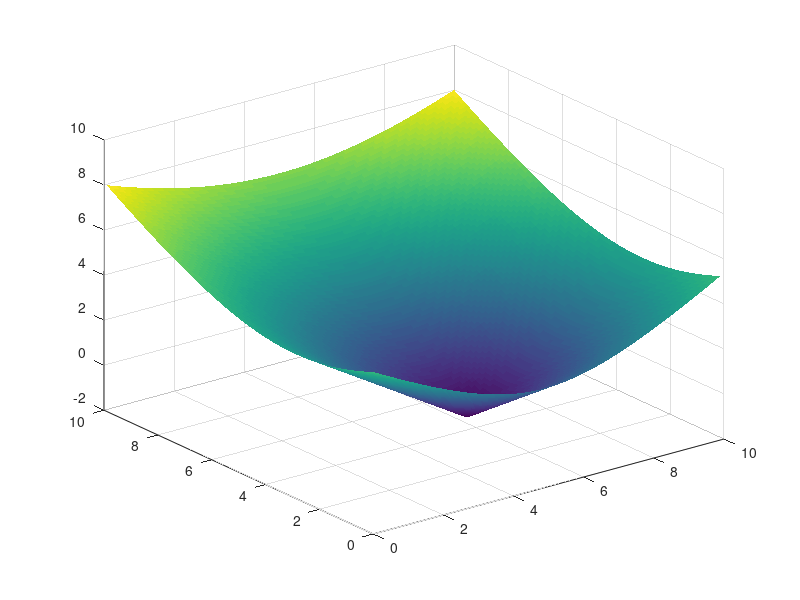

MATLAB code for this plot: (Note: this script raises an error after producing the figure.)
function core_test(exe)


% defaults
if ~exist('exe','var'), exe='core_test_prog.exe';end
exe
% grid
xs=10; % domain size
ys=10;
%ys=12;
%m=111 % domain mesh
m=101
n=101
time0=0
time1=10
r=0
example='g'

switch example
    case {'circlespin','c'}
    wind='c'
    ignition='c'
    case {'gostraight','g'}
    wind='s'
    ignition='c'
    case {'windmill','w'}
    wind='c'
    ignition='w'
    time1=5;
    case {'spinstardemo','s'},
    % same as spinStarDemo('low',1)
    xs=2; % domain size
    ys=2;
    m=101 % domain mesh
    n=101
    % normal propagation speed
    r=0.2;
    % max wind speed
    w=1;
    wind='c'
    ignition='s'
    time0=0
    time1=1
end

phi=zeros(m,n); % allocate level function

dx=xs/m;
dy=ys/n;
x=dx*[0:m-1];
y=dy*[0:n-1];

switch wind
    case {'straight','s'}
        alpha=-1.3*pi
        speed=2
        vx=speed*cos(alpha)*ones(m,n);
        vy=speed*sin(alpha)*ones(m,n);
    case {'circular','c'}
        [xx,yy]=ndgrid(x-xs/2,y-ys/2);
        rotation=-0.75 * pi;
        rotation=0.3 * pi;
        vx=yy*rotation;
        vy=-xx*rotation;
    otherwise
        error('no wind')
end

switch ignition
    case {'star','s'}
        points = 7;
        shift = 2.5;
        scale = 0.20;
        [xx,yy]=ndgrid(x-xs/2,y-ys/2);
        [ theta, rad ] = cart2pol(xx, yy);
        phi = rad - scale * (cos(points * theta) + shift);
    case {'circle','c'}
        c=[0.3*xs,0.5*ys]; % center
        d=0.5;      % radius
        for i=1:m
            for j=1:n
%               phi(i,j)=sign(norm([i*dx,j*dy]-c)-d);
                phi(i,j)=(norm([i*dx,j*dy]-c)-d);
            end
        end
    case {'widmill','w'}
        phi=ones(m,n);
        phi(floor(m*0.20):ceil(m*0.45),floor(n*0.49):ceil(n*0.51))=-1;
        phi(floor(m*0.55):ceil(m*0.80),floor(n*0.49):ceil(n*0.51))=-1;
        phi(floor(m*0.49):ceil(m*0.51),floor(n*0.20):ceil(n*0.45))=-1;
        phi(floor(m*0.49):ceil(m*0.51),floor(n*0.55):ceil(n*0.80))=-1;
    otherwise
        error('no ignition')
end

plotSteps = 10;               % How many intermediate plots to produce?
t0 = time0;                      % Start time.

% Period at which intermediate plots should be produced.
tPlot = (time1 - time0) / (plotSteps - 1);

%r=ones(m,n).*r + 0.04*sqrt(vx.*vx+vy.*vy); % shrinkage correction
r=ones(m,n).*r;  % make sure it is array
tign=-1e10*ones(m,n);
fuel_time=20*ones(m-1,n-1);
tign(phi<=0)=time0;
frac_end=ones(m-1,n-1);
frac_lost=zeros(m-1,n-1);

tNow=time0;
vis(phi,frac_lost,vx,vy,dx,dy,tNow);

for i=1:plotSteps
    tNext=min(time1, tNow + tPlot);

    % write the input file for the fortran code
    fmt='%25.15e \n';
    fid = fopen('core_test_in.txt','wt');
    if(fid<0), error('cannot open file core_test_in.txt'),end
    fprintf(fid,fmt,1,m,1,n,tNow,tNext,dx,dy);
    fprintf(fid,fmt,phi,tign,fuel_time,r,vx,vy);
    fclose(fid);

    %   call the fortran implementation
    eval(['! ',exe])

    % read the output file from the fortran code
    fid = fopen('core_test_out.txt','rt');
    if(fid<0), error('cannot open file core_test_out.txt'),end
    [in,c]=fscanf(fid,'%g');
    fclose(fid);

    % parse the file read into a single array
    count=2*m*n+2*(m-1)*(n-1);
    if(c~=count), error(sprintf('read %g terms should be %g\n',c,count)),end
    last=0;
    terms=m*n;phi=reshape(in(1+last:terms+last),size(phi));last=terms+last;
    terms=m*n;tign=reshape(in(1+last:terms+last),size(tign));last=terms+last;
    tign_d=tign;tign_d(tign<0)=NaN;
    terms=(m-1)*(n-1);frac_lost=reshape(in(1+last:terms+last),size(frac_lost));last=terms+last;
    terms=(m-1)*(n-1);frac_end=reshape(in(1+last:terms+last),size(frac_end));last=terms+last;
    if(last~=count),error('bad count'),end
    frac_tend=frac_lost/(tNext-tNow);

    % display
    clf;figure(1)
    vis(phi,-frac_tend,vx,vy,dx,dy,tNow)
    %subplot(1,3,1);vis(phi,frac_tend,vx,vy,dx,dy,tNow)
    %subplot(1,3,2);mesh(tign_d);title('tign')
    %subplot(1,3,3);mesh(phi);title('phi')
    drawnow
    pause(0.3); % for ctrl-c
    tNow = tNext;
end

end

%-------------------------------------------

function vis(u,f,vx,vy,dx,dy,tNow)
[m,n]=size(u);
x=[0:m-1]*dx;
y=[0:n-1]*dy;
hold off
vis_type= '3d';
drawn=false;
switch vis_type
    case '3d'
    figure(1);clf
    h=surf(y,x,u);
    set(h,'edgecolor','none')
    alpha(0.3)
    hold on
    contour3(y,x,u,[0 0],'k')
    drawn=true;
    figure(2);clf
    xh=[1/2:m-3/2]*dx;
    yh=[1/2:n-3/2]*dy;
    h=pcolor(xh,yh,-f');
    set(h,'edgecolor','none')
    colorbar

    case '2d'
    [m,n]=size(u);
    axis equal
    xh=[1/2:m-3/2]*dx;
    yh=[1/2:n-3/2]*dy;
    h=pcolor(xh,yh,-f');
    set(h,'edgecolor','none')
    colorbar
    hold on
    contour(y,x,u',[0 0],'k')
    s=20;
    ix=1:ceil(m/s):m;
    iy=1:ceil(n/s):n;
    [xx,yy]=ndgrid(x,y);
    quiver(xx(ix,iy),yy(ix,iy),vx(ix,iy),vy(ix,iy))
    drawn=true;
    otherwise
        disp('no visualization selected, set vis=type to 2d or 3d')
end
hold off
if drawn,
    title(sprintf('t=%g',tNow));
end
end

